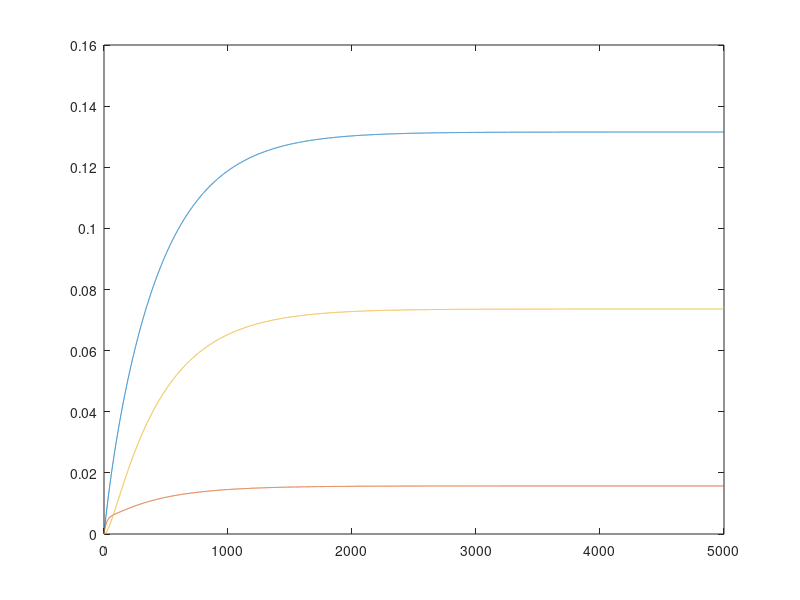

Here is the MATLAB script that generated this plot:
%Three Tank State-Space simulation
A=[-6.7284*10^(-3) 0 6.7284*10^(-3); 0 -5.0085*10^(-2) 6.7284*10^(-3);6.7284*10^(-3) 6.7284*10^(-3) -1.3457*10^(-2) ]
B=[6.4935 0;0 6.4935;0 0 ]
C=[1 0 0 ; 0 1 0; 0 0 1]
D=[0 0 ; 0 0 ; 0 0]
u = [ones(1,10000) * 1.2e-4; ones(1,10000) * 0.6e-4];
ue=[0.4*10^(-4); 0.3*10^(-4)]
xe=[3.9353*10^(-2) 7.4884*10^(-4) 2.0051*10^(-2)]
tank=ss(A,B,C,D)
t=linspace(0,5000,10000);
y = lsim(tank, u - ue, t,xe);
plot(t, y-xe)

%[t,y]=sim("threetanksimulink") use the simulink with commands
%trim find the stationay